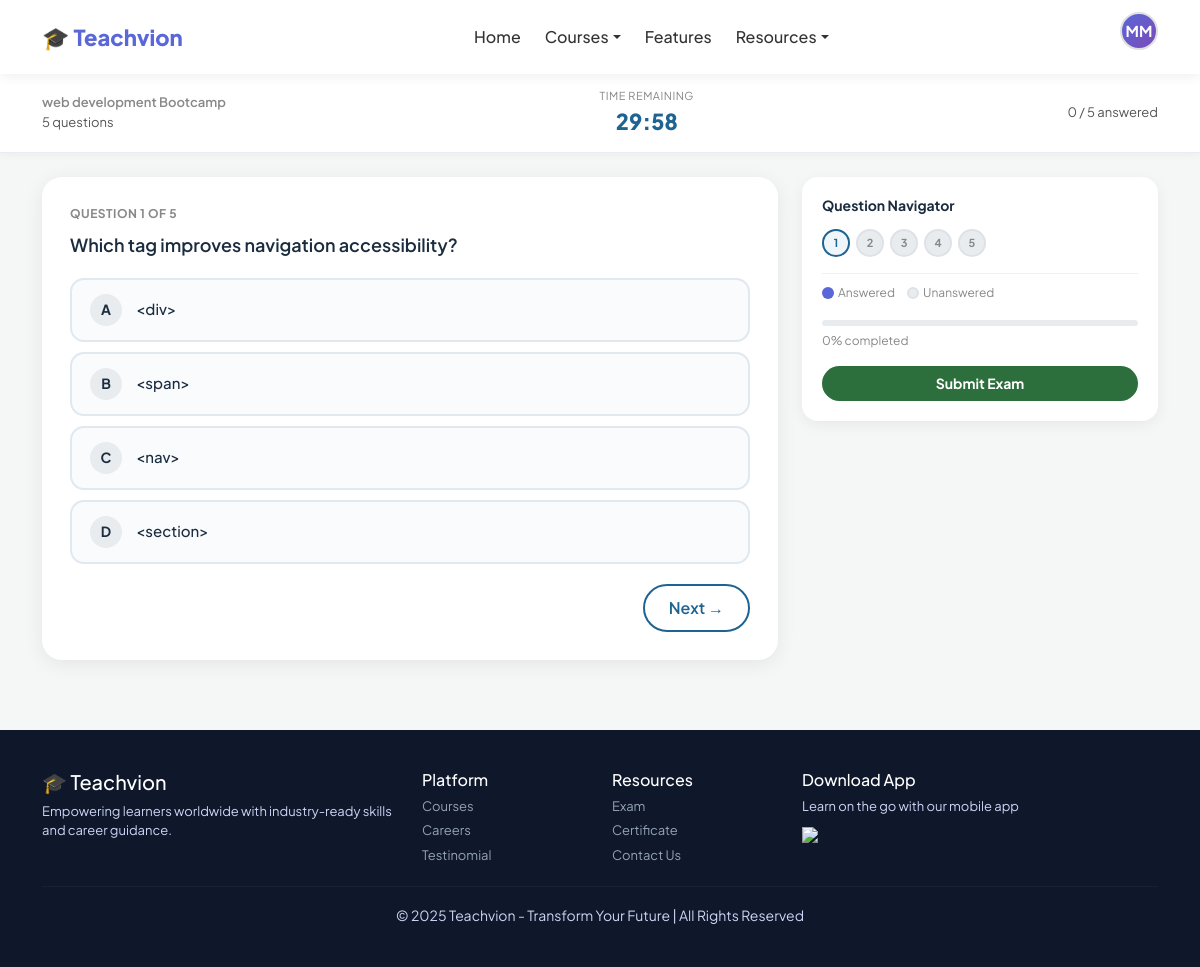
The app's page /exam/1/ (signed in) with its own data.
### accounts/models.py (models this page shows, shortened)
class CustomUser(AbstractUser):
    ROLE_CHOICES = [
        ('student', 'Student'),
        ('trainer', 'Trainer'),
        ('admin', 'Admin'),
    ]
    email = models.EmailField(unique=True)
    role = models.CharField(max_length=10, choices=ROLE_CHOICES, default='student')
    phone = models.CharField(max_length=15, blank=True)
    profile_pic = models.ImageField(upload_to='profiles/', blank=True, null=True)
    bio = models.TextField(blank=True)
    created_at = models.DateTimeField(auto_now_add=True)
    USERNAME_FIELD = 'email'
    REQUIRED_FIELDS = ['username', 'first_name', 'last_name']
    def get_dashboard_url(self):
        urls = {
            'student': '/dashboard/student/',
            'trainer': '/dashboard/trainer/',
            'admin':   '/dashboard/admin/',
        }
        return urls.get(self.role, '/')

### courses/models.py (models this page shows, shortened)
class Course(models.Model):
    CATEGORY_CHOICES = [
        ('web', 'Web Development'),
        ('java', 'Java Full Stack'),
        ('python', 'Python Full Stack'),
        ('data', 'Data Analytics'),
        ('ai', 'AI/ML'),
        ('accounting', 'Accounting & Finance'),
        ('business', 'Business Management'),
        ('diet', 'Diet & Nutrition'),
        ('computer_science', 'Computer Science'),
    ]
    trainer = models.ForeignKey(
        settings.AUTH_USER_MODEL,
        on_delete=models.SET_NULL,
        null=True, blank=True,
        related_name='courses_taught',
        limit_choices_to={'role': 'trainer'}
    )
    title = models.CharField(max_length=200)
    description = models.TextField()
    category = models.CharField(max_length=20, choices=CATEGORY_CHOICES)
    price = models.DecimalField(max_digits=10, decimal_places=2)
    thumbnail = models.ImageField(upload_to='course_thumbnails/', blank=True, null=True)
    badge = models.CharField(max_length=50, blank=True)
    is_active = models.BooleanField(default=True)
    created_at = models.DateTimeField(auto_now_add=True)
    updated_at = models.DateTimeField(auto_now=True)

### exams/models.py (models this page shows, shortened)
class Question(models.Model):
    course = models.ForeignKey(Course, on_delete=models.CASCADE, related_name='questions')
    text = models.TextField()
    option_a = models.CharField(max_length=300)
    option_b = models.CharField(max_length=300)
    option_c = models.CharField(max_length=300)
    option_d = models.CharField(max_length=300)
    correct_option = models.CharField(max_length=1, choices=[
        ('a', 'A'), ('b', 'B'), ('c', 'C'), ('d', 'D')
    ])
    order = models.PositiveIntegerField(default=0)
    class Meta:
        ordering = ['order']
    def get_options(self):
        return {
            'a': self.option_a,
            'b': self.option_b,
            'c': self.option_c,
            'd': self.option_d,
        }

### exams/views.py (the view, shortened to what this page needs)
# urls.py: path('exam/<int:course_id>/', views.exam_view, name='take_exam'),
@login_required
def exam_view(request, course_id):
    course = get_object_or_404(Course, id=course_id)
    enrollment = Enrollment.objects.filter(
        student=request.user, course=course, payment_status='paid'
    ).first()
    if not enrollment:
        messages.error(request, "You must be enrolled to take the exam.")
        return redirect('index')
    total_lessons = course.lessons.count()
    completed = VideoProgress.objects.filter(
        student=request.user, lesson__course=course, completed=True
    ).count()
    if total_lessons > 0 and completed < total_lessons:
        messages.error(request, f"Complete all lessons first ({completed}/{total_lessons} done).")
        return redirect('course_player', course_id=course.id)
    questions = Question.objects.filter(course=course)
    return render(request, 'exam.html', {
        'course': course, 'questions': questions
    })

### exams/templates/exam.html (shortened to what this page needs)
{% extends 'base.html' %}
{% load static %}
{% load course_extras %}
{% block content %}
<div class="exam-topbar">
  <div class="container d-flex justify-content-between align-items-center flex-wrap gap-3">
    <div>
      <div style="font-size:13px; color:#888; font-weight:600;">{{ course.title }}</div>
      <div style="font-size:13px; color:#555;">{{ questions|length }} questions</div>
    </div>
    <div class="text-center">
      <div style="font-size:11px; color:#888; text-transform:uppercase; letter-spacing:.5px;">Time Remaining</div>
      <div class="timer" id="timer">30:00</div>
    </div>
    <div style="font-size:13px; color:#555;" id="answered-count">0 / {{ questions|length }} answered</div>
  </div>
</div>
<div class="container my-4">
  <div class="row g-4">
    <div class="col-lg-8">
      <form method="post" action="{% url 'take_exam' course.id %}" id="examForm">
        {% for question in questions %}
<div class="question-card" id="q-{{ forloop.counter }}" style="{% if not forloop.first %}display:none;{% endif %}">          <div class="q-number">Question {{ forloop.counter }} of {{ questions|length }}</div>
          <div class="q-text">{{ question.text }}</div>
          {% for opt_key, opt_val in question.get_options.items %}
          <button type="button"
            class="option-btn"
            data-q="{{ question.id }}"
            data-opt="{{ opt_key }}"
            onclick="selectOption(this, {{ question.id }}, '{{ opt_key }}')">
            <span class="opt-letter">{{ opt_key|upper }}</span>
            {{ opt_val }}
          </button>
          {% endfor %}
          <div class="nav-btns">
            {% if not forloop.last %}
            <button type="button" class="btn-nav" onclick="goTo({{ forloop.counter|add:'1' }})">Next →</button>
            {% else %}
            <button type="button" class="btn-submit" onclick="submitExam()">Submit Exam 📝</button>
            {% endif %}
          </div>
        </div>
        {% endfor %}
      </form>
    </div>
    <div class="col-lg-4">
      <div class="sidebar-card">
        <h6 class="fw-bold mb-3" style="font-size:14px; color:#1a2c3e;">Question Navigator</h6>
        <div class="progress-dots mb-3" id="navDots">
          {% for question in questions %}
          <div class="dot {% if forloop.first %}current{% endif %}"
               id="dot-{{ forloop.counter }}"
               onclick="goTo({{ forloop.counter }})"
               title="Q{{ forloop.counter }}">
            {{ forloop.counter }}
          </div>
          {% endfor %}
        </div>
        <div style="font-size:12px; color:#888; margin-top:10px; padding-top:10px; border-top:1px solid #f0f0f0;">
          <span style="display:inline-flex;align-items:center;gap:4px;margin-right:10px;">
            <span style="width:12px;height:12px;border-radius:50%;background:#5a67d8;display:inline-block;"></span>Answered
          </span>
          <span style="display:inline-flex;align-items:center;gap:4px;">
            <span style="width:12px;height:12px;border-radius:50%;background:#e9ecef;border:2px solid #dee2e6;display:inline-block;"></span>Unanswered
          </span>
        </div>
        <div class="mt-3">
          <div style="background:#e9ecef; border-radius:10px; height:6px;">
          </div>
          <div style="font-size:12px; color:#888; margin-top:6px;" id="progressText">0% completed</div>
        </div>
        <button type="button" class="btn w-100 mt-3 rounded-pill fw-bold" style="background:#2c6e3c;color:white;font-size:14px;" onclick="submitExam()">
          Submit Exam
        </button>
      </div>
    </div>
  </div>
</div>
{% endblock %}

### courses/templates/base.html (shortened to what this page needs)
{% load static %}
<!DOCTYPE html>
<html lang="en">
<head>
  <link rel="stylesheet" href="{% static 'css/style.css' %}">
  <link href="https://cdn.jsdelivr.net/npm/bootstrap@5.3.0/dist/css/bootstrap.min.css" rel="stylesheet">
  <link rel="stylesheet" href="https://cdnjs.cloudflare.com/ajax/libs/font-awesome/6.4.0/css/all.min.css">
</head>
<body>
<nav class="navbar navbar-expand-lg">
  <div class="container">
    <a class="logo" href="{% url 'index' %}">🎓 Teachvion</a>
    <div class="collapse navbar-collapse justify-content-center" id="navbarMain">
      <ul class="navbar-nav">
        <li class="nav-item"><a class="nav-link" href="{% url 'index' %}">Home</a></li>
        <li class="nav-item dropdown">
          <a class="nav-link dropdown-toggle" href="#" data-bs-toggle="dropdown">Courses</a>
        </li>
        <li class="nav-item"><a class="nav-link" href="#Features">Features</a></li>
        <li class="nav-item dropdown">
          <a class="nav-link dropdown-toggle" href="#" data-bs-toggle="dropdown">Resources</a>
        </li>
      </ul>
    </div>
    <div class="d-flex align-items-center gap-2">
      {% if user.is_authenticated %}
        <div class="dropdown profile-dropdown">
          <div class="profile-avatar dropdown-toggle" data-bs-toggle="dropdown">
            {% if user.profile_pic %}
              <img src="{{ user.profile_pic.url }}" alt="Profile">
            {% else %}
              {{ user.first_name|first|upper }}{{ user.last_name|first|upper }}
            {% endif %}
          </div>
        </div>
      {% else %}
        <a href="{% url 'login' %}" class="btn btn-login">Log in</a>
        <a href="{% url 'register' %}" class="btn btn-signup">Sign up</a>
      {% endif %}
    </div>
  </div>
</nav>
{% block content %}{% endblock %}
<footer class="footer">
  <div class="container">
    <div class="row">
      <div class="col-md-4">
        <h5>🎓 Teachvion</h5>
        <p>Empowering learners worldwide with industry-ready skills and career guidance.</p>
      </div>
      <div class="col-md-2">
        <h6>Platform</h6>
        <p><a href="{% url 'index' %}#courses">Courses</a></p>
        <p><a href="{% url 'index' %}#jobs">Careers</a></p>
        <p><a href="{% url 'index' %}#testinomial">Testinomial</a></p>
      </div>
      <div class="col-md-2">
        <h6>Resources</h6>
        <p><a href="{% url 'exam' %}">Exam</a></p>
        <p><a href="{% url 'certificate' %}">Certificate</a></p>
        <p><a href="#contact">Contact Us</a></p>
      </div>
      <div class="col-md-4">
        <h6>Download App</h6>
        <p>Learn on the go with our mobile app</p>
        <img src="https://upload.wikimedia.org/wikipedia/commons/7/78/Google_Play_Store_badge_EN.svg" width="130">
      </div>
    </div>
    <hr>
    <div class="text-center">
      <small>© 2025 Teachvion - Transform Your Future | All Rights Reserved</small>
    </div>
  </div>
</footer>
</body>
</html>

### static/css/style.css (style rules this page uses)
:root { --primary: #5a67d8; --primary-dark: #4c56c0; --accent: #7b4bb7; --success: #2d6a4f; --bg: #f4f7f6; --text: #1a1a2e; }
* { font-family: 'Plus Jakarta Sans', 'Segoe UI', sans-serif; box-sizing: border-box; }
body { background: var(--bg); margin: 0; color: var(--text); }
.navbar { background: white; padding: 12px 0; box-shadow: 0 2px 12px rgba(0, 0, 0, 0.07); position: sticky; top: 0; z-index: 1000; }
.logo { font-size: 22px; font-weight: 800; color: var(--primary); text-decoration: none; }
.nav-link { color: #333 !important; font-weight: 500; margin: 0 4px; transition: color 0.2s; }
.footer { background: #0f172a; color: #cbd5f5; padding: 40px 0; margin-top: 50px; }
.footer h5, .footer h6 { color: white; }
.footer p { font-size: 13px; margin: 5px 0; }
.footer a { color: #94a3b8; text-decoration: none; font-size: 13px; }
.footer hr { border-color: #334155; }
.profile-avatar { width: 38px; height: 38px; border-radius: 50%; background: linear-gradient(135deg, var(--primary), var(--accent)); color: white; font-weight: 700; font-size: 15px; display: flex; align-items: center; justify-content: center; cursor: pointer; border: 2px solid #e0e0e0; }
body { background: url('https://images.unsplash.com/photo-1600585154731-9d8e469e2b01?ixlib=rb-4.0.3&auto=format&fit=crop&w=1350&q=80') no-repeat center center fixed; background-size: cover; }
body { background: #f4f7f6; }
.profile-avatar { width: 90px; height: 90px; border-radius: 50%; background: linear-gradient(135deg,#1a5f7a,#2d6a4f); color: white; font-size: 32px; font-weight: 800; display: flex; align-items: center; justify-content: center; margin: 0 auto 12px; position: relative; }
body { background: #f4f7fc; }
.exam-topbar { background: white; border-bottom: 1px solid #e9edf2; padding: 14px 0; position: sticky; top: 60px; z-index: 100; box-shadow: 0 2px 8px rgba(0,0,0,.04); }
.timer { font-size: 22px; font-weight: 800; color: #1f6392; font-variant-numeric: tabular-nums; }
.progress-dots { display: flex; gap: 6px; flex-wrap: wrap; }
.dot { width: 28px; height: 28px; border-radius: 50%; background: #e9ecef; border: 2px solid #dee2e6; display: flex; align-items: center; justify-content: center; font-size: 11px; font-weight: 700; color: #888; cursor: pointer; transition: .2s; }
.dot.current { border-color: #1f6392; color: #1f6392; background: #eef5fb; }
.question-card { background: white; border-radius: 20px; padding: 28px; box-shadow: 0 4px 20px rgba(0,0,0,.07); margin-bottom: 20px; }
.q-number { font-size: 12px; font-weight: 700; color: #888; text-transform: uppercase; letter-spacing: .5px; margin-bottom: 8px; }
.q-text { font-size: 18px; font-weight: 600; color: #1a2c3e; margin-bottom: 20px; line-height: 1.5; }
.option-btn { display: flex; align-items: center; gap: 14px; width: 100%; background: #f9fbfd; border: 2px solid #e0e8f0; border-radius: 14px; padding: 14px 18px; cursor: pointer; font-size: 15px; font-weight: 500; color: #1a2c3e; transition: .2s; margin-bottom: 10px; text-align: left; }
.opt-letter { width: 32px; height: 32px; border-radius: 50%; background: #e9ecef; display: flex; align-items: center; justify-content: center; font-weight: 700; font-size: 14px; flex-shrink: 0; transition: .2s; }
.nav-btns { display: flex; justify-content: space-between; align-items: center; margin-top: 20px; }
.btn-nav { border: 2px solid #1f6392; color: #1f6392; background: white; border-radius: 30px; padding: 10px 24px; font-weight: 600; cursor: pointer; transition: .2s; }
.sidebar-card { background: white; border-radius: 16px; padding: 20px; box-shadow: 0 4px 15px rgba(0,0,0,.06); position: sticky; top: 130px; }

### records on screen
CustomUser: first_name|first "M", last_name|first "M"
Course: title "web development Bootcamp"
Question: questions "5", text "Which tag improves navigation accessibility?", get_options "A" "B" "C" "D", get_options "<div>" "<span>" "<nav>" "<section>"

### other values on screen
{{ questions|length }} "5"
